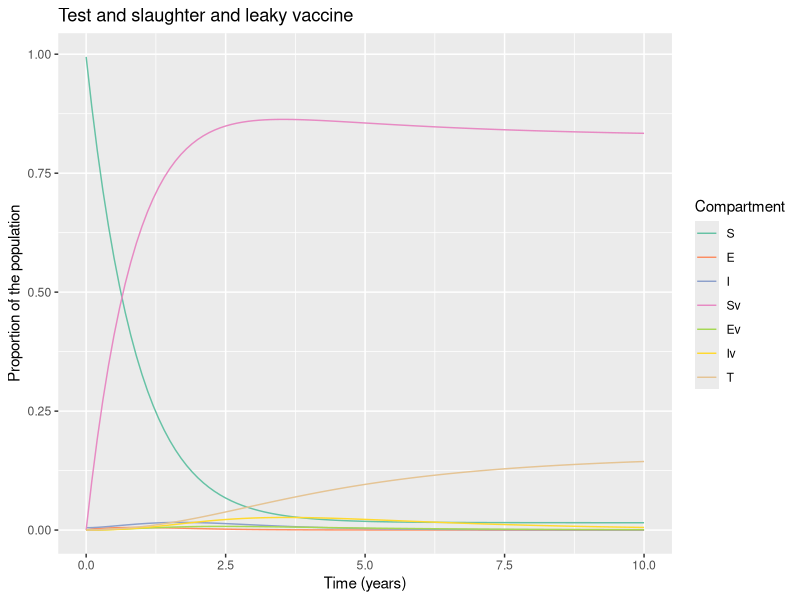

R code for this plot:
# LOAD THE PACKAGES:
library(deSolve)
library(reshape2)
library(ggplot2)


# MODEL INPUTS:

initial_state_values <- c(S = 1675000 - 8475,
                          E = 1000,        
                          I = 8375,        
                          Sv = 0,      
                          Ev = 0,
                          Iv = 0,
                          T = 0)      

# Parameters
#R0=????b/(??(??+??)(??+??))= 24.57
#R0= beta/delta = 1.42
parameters <- c(beta = 5.2,     # the infection rate in units of years^-1  
                delta = 0.01*365,     # the latency period in units of years^-1 
                c_s = 0.3,       # the reduction in the force of infection
                # acting on those vaccinated
                c_i = 0.3,# the reduction in the infectivity of vaccinated infected bovines  
                u = 1/5,#death rate in units of years^-1 
                a = 0.71 , #testing rate in units of years^-1
                b = 1/5, #birth rate in units of years^-1
                vc = 0.9,  # vaccination rate
                w = 0.000442) #wildife infection rate
              
             

# TIMESTEPS:

# Sequence of timesteps to solve the model at
times <- seq(from = 0, to = 10, by =0.1)#from 0 to 10 years, daily intervalS
# MODEL FUNCTION: 

vaccine_model <- function(time, state, parameters) {  
  
  with(as.list(c(state, parameters)), {    
    
    # Defining lambda as a function of beta and E:
    N <- S + E + I + Sv + Ev + Iv 
    lambda <- beta * I/N + c_i * beta * Iv/N 
    # the Ev compartment gets c_i times less infected than the E compartment
    
    
    # The differential equations
    dS <- -lambda * S - u * S - S * w - vc * S + (b * N * (1-vc))          
    dE <- lambda * S - delta * E - u * E - vc * E 
    dT <- a * I + a * Iv
    dI <- delta * E - a * I - u * I + S * w 
    dSv <- -c_s * lambda * Sv - u * Sv + vc * S  + b * N * vc - Sv * w            
    dEv <- c_s * lambda * Sv - delta * Ev - u * Ev + vc * E 
    dIv <- delta * Ev - a * Iv - u * Iv + Sv * w 
    
    return(list(c(dS, dE, dI, dSv, dEv, dIv, dT))) 
  })
  
}

# MODEL OUTPUT:

# Solving the differential equations using the ode integration algorithm
output <- as.data.frame(ode(y = initial_state_values, 
                            times = times, 
                            func = vaccine_model,
                            parms = parameters))

# PLOT THE OUTPUT

# turn output dataset into long format
output_long <- melt(as.data.frame(output), id = "time")

# Adding a column for the prevalence proportion to the long-format output
output_long$prevalence <- output_long$value/sum(initial_state_values)

# Plot the number in each compartment over time
ggplot(data = output_long,                                               
       aes(x = time, y = prevalence, colour = variable, group = variable)) +  
  geom_line() +                                                          
  xlab("Time (years)")+                                                   
  ylab("Proportion of the population") +
  labs(title = paste("Test and slaughter and leaky vaccine"), 
       colour = "Compartment") +
  scale_colour_brewer(palette = "Set2")

#incidence<- diff(output_long$value[output_long$variable=="T"])
#plot(incidence)
